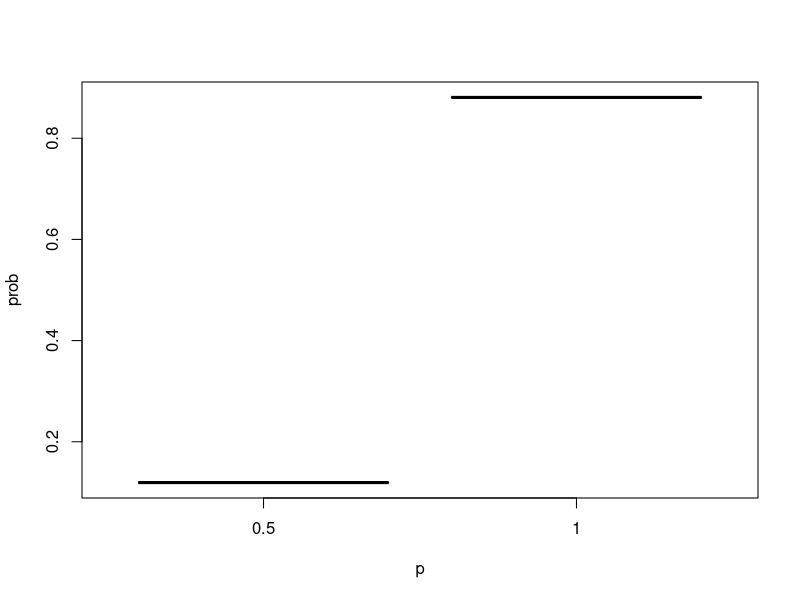
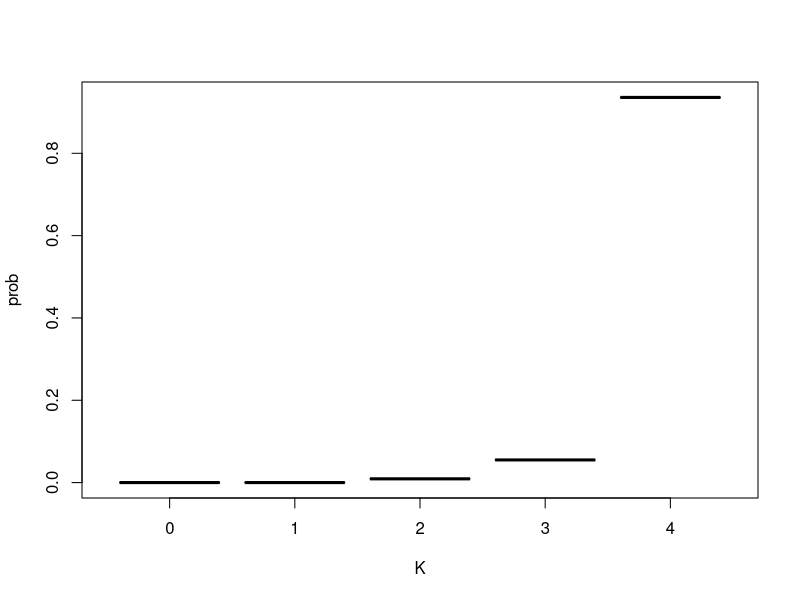

R code for these plots, in order:
#SPECIFY STRING CHARACTERISTICS
N <- 4
n <- 2
k <- 2

#SPECIFY MODELS & MODEL PRIORS
p <- c(0.5,k/n) #dual model
prior <- c(0.5,0.5) #prior on dual model
#p <- 0.5 #single chance model
#p <- (seq(0,1,0.01)) #proportion model
#prior <- rep(1/length(p),length(p)) #prior on proportion model

#OTHER INITIALIZATIONS
K <- seq(0,N)
pbyK <- length(p) * length(K)
P <- data.frame(rep(0,pbyK),rep(0,pbyK),rep(0,pbyK))
colnames(P) <- c('K','p','prob')
moment <- 2
Pr<- rep(0,N+1)
out<-data.frame()
count<-1
KProb <- 0
pProb <- 0

#LIKELIHOOD FUNCTION TIMES PRIOR
for (j in 1:length(p)){
  for (i in 1:length(K)){
    P$K[count]<-K[i]
    P$p[count]<-p[j]
    P$prob[count] <- prior[j]*
      p[j]^(K[i])*(1-p[j])^(N-K[i])*factorial(N)/factorial(K[i])/factorial(N-K[i])* 
      
      (factorial(K[i])/factorial(k)/factorial(K[i]-k) *
      factorial(N-K[i])/factorial(n-k)/factorial(N-K[i]-n+k)/
      factorial(N)/factorial(n)/factorial(N-n))^2
    if (P$prob[count] == 'NaN') {P$prob[count]<-0}
    count<-count+1
}}

#FORMAT AND NORMALIZE
P$p<-as.factor(P$p)
P$K<-as.factor(P$K)
P$prob <- P$prob / sum(P$prob)

#AGGREGATE OUTPUT VARIABLES
pProb<-aggregate(prob ~ p,FUN=sum,data=P)
KProb<-aggregate(prob ~ K, FUN=sum, data=P)

#OUTPUT
plot(pProb)
plot(KProb)
print(pProb)
print(KProb)
print(pProb[length(p),2])
